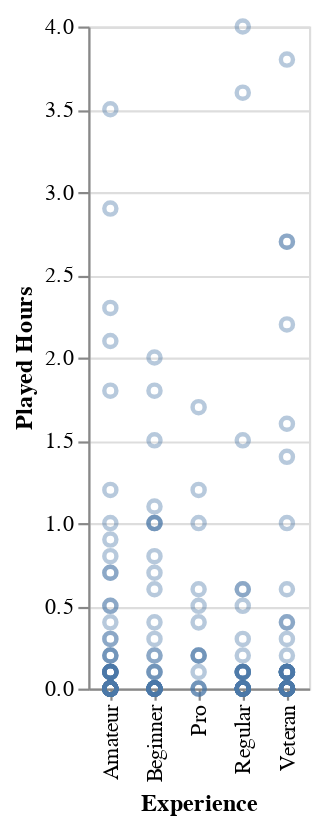

The code cell stored with this chart in its notebook:
### Markdown cell above
#### Remove outlier ####
To assess meaningful patterns, the playtime range was adjusted to 0-5 hours.

### Code cell
# Remove outliers for played_hours
filtered_player_data = player_data[player_data['played_hours'] <= 5]

#Plot filter preliminary graph
experience_plot_filtered = alt.Chart(filtered_player_data).mark_point(opacity=0.4).encode(
    x=alt.X('experience:N').title("Experience").scale(zero=False),
    y=alt.Y("played_hours:Q").title("Played Hours"),
)
experience_plot_filtered

### Figure 1 — Vega-Lite specification as saved in the notebook (floating-point values rounded to 4 significant figures; data arrays with more than 128 entries replaced by an {"elided": "..."} marker saying what was removed)
{"config": {"view": {"continuousWidth": 300, "continuousHeight": 300}}, "data": {"name": "data-069d674f8a28d617462fbe6b583b340b"}, "mark": {"type": "point", "opacity": 0.4}, "encoding": {"x": {"field": "experience", "scale": {"zero": false}, "title": "Experience", "type": "nominal"}, "y": {"field": "played_hours", "title": "Played Hours", "type": "quantitative"}}, "$schema": "https://vega.github.io/schema/vega-lite/v5.20.1.json", "datasets": {"data-069d674f8a28d617462fbe6b583b340b": {"elided": "181 records"}}}
